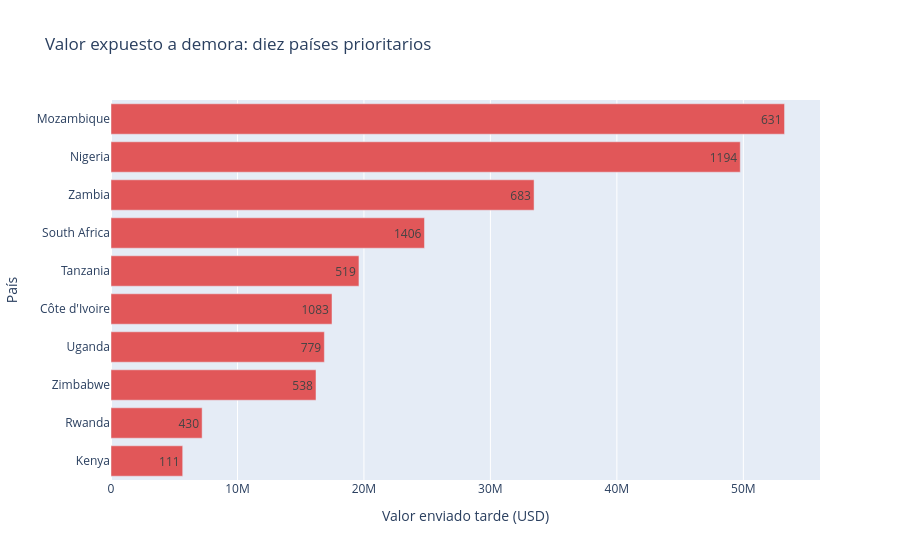

Write notebook code for a chart like this one.
### Code cell
# ¿En qué países se concentra el mayor valor de envíos tardíos entre los segmentos comparables?

priority_countries = country_summary.nlargest(
    10, "valor_enviado_tarde_usd"
).sort_values("valor_enviado_tarde_usd")
px.bar(
    priority_countries,
    x="valor_enviado_tarde_usd",
    y="Country",
    orientation="h",
    text="envíos",
    title="Valor expuesto a demora: diez países prioritarios",
    labels={
        "valor_enviado_tarde_usd": "Valor enviado tarde (USD)",
        "Country": "País",
        "envíos": "Envíos",
    },
    color_discrete_sequence=["#e15759"],
)

### Figure 1 — Plotly figure (JSON) as saved in the notebook; plotly's stock layout.template omitted (floating-point values rounded to 4 significant figures)
{"data": [{"alignmentgroup": "True", "hovertemplate": "Valor enviado tarde (USD)=%{x}<br>País=%{y}<br>Envíos=%{text}<extra></extra>", "legendgroup": "", "marker": {"color": "#e15759", "pattern": {"shape": ""}}, "name": "", "offsetgroup": "", "orientation": "h", "showlegend": false, "text": [111, 430, 538, 779, 1083, 519, 1406, 683, 1194, 631], "textposition": "auto", "type": "bar", "x": [5669739, 7206000.0, 16210000.0, 16870000.0, 17480000.0, 19610000.0, 24790000.0, 33450000.0, 49760000.0, 53260000.0], "xaxis": "x", "y": ["Kenya", "Rwanda", "Zimbabwe", "Uganda", "Côte d'Ivoire", "Tanzania", "South Africa", "Zambia", "Nigeria", "Mozambique"], "yaxis": "y"}], "layout": {"barmode": "relative", "legend": {"tracegroupgap": 0}, "title": {"text": "Valor expuesto a demora: diez países prioritarios"}, "xaxis": {"anchor": "y", "domain": [0, 1], "title": {"text": "Valor enviado tarde (USD)"}}, "yaxis": {"anchor": "x", "domain": [0, 1], "title": {"text": "País"}}}}
